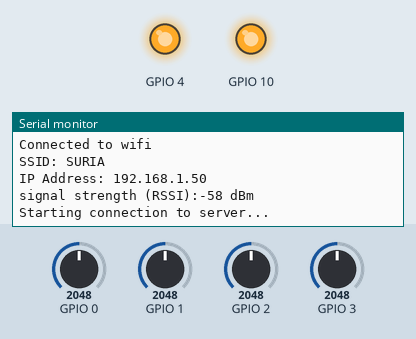
Simulated run of this sketch. Board: ESP32-S3. Shown: output pins drawn as LEDs (lit = HIGH), the last lines printed to the serial monitor. The inputs (shaded band) are chosen by the test bench; at power-on: GPIO 0 = 2048, GPIO 1 = 2048, GPIO 2 = 2048, GPIO 3 = 2048. WiFi joins after 1.5 s; servers stay silent unless stated; storage starts empty.

Above: at 5.5 s.
5.6 s: GPIO 0 set to 2189
7.1 s: GPIO 0 set to 2289
At 8.2 s:
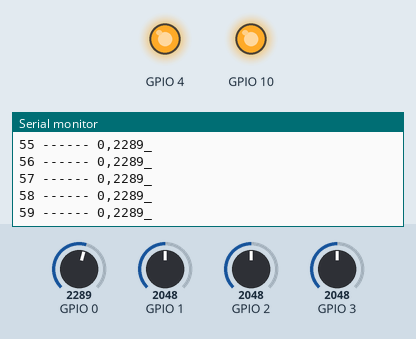
8.6 s: GPIO 1 set to 2226
At 9.7 s:
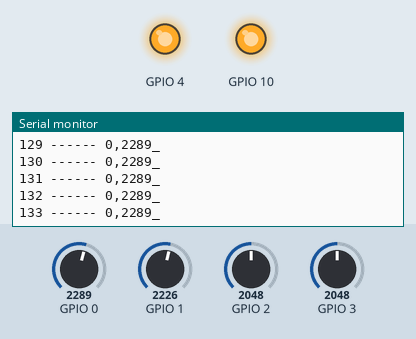
10.1 s: GPIO 1 set to 2310
At 11.2 s:
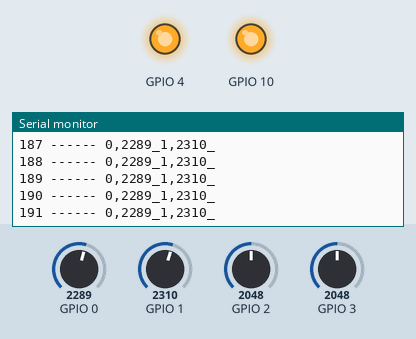
11.6 s: GPIO 2 set to 2184
At 12.1 s:
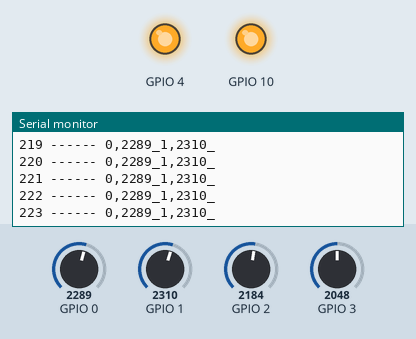
13.1 s: GPIO 2 set to 2319
At 14.2 s:
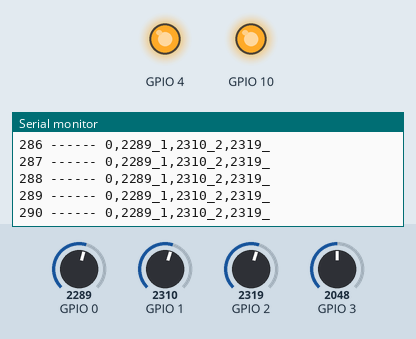

The sketch:

SeedPatternIdentifierSketch_Wifi_SD_Analog.ino
```cpp
#include <SPI.h>
#include <WiFi.h>
#include <WiFiUdp.h>
#include <SD.h>

int status = WL_IDLE_STATUS;
char ssid[] = "SURIA"; //  your network SSID (name)
char pass[] = "MadonaBoliSuriaMax";    // your network password (use for WPA, or use as key for WEP)
int keyIndex = 0;            // your network key Index number (needed only for WEP)

unsigned int localPort = 2390;      // local port to listen on
char packetBuffer[255]; //buffer to hold incoming packet
WiFiUDP Udp;

int sensorNumber = 4;
int reads[7] = {0,0,0,0,0,0,0};
int cont;
int limiar = 100;

const int chipSelect = 4;
char* fileName = "datalog.txt";

void setup() {
  pinMode(10, OUTPUT);
  pinMode(4, OUTPUT);
  digitalWrite(10, HIGH);
  digitalWrite(4, HIGH);

  //Initialize serial and wait for port to open:
  Serial.begin(9600);
  while (!Serial) {
    ; // wait for serial port to connect. Needed for Leonardo only
  }

  Calibrate();

  // check for the presence of the shield:
  if (WiFi.status() == WL_NO_SHIELD) {
    Serial.println("WiFi shield not present");
    // don't continue:
    while (true);
  }

  String fv = WiFi.firmwareVersion();
  if ( fv != "1.1.0" )
    Serial.println("Please upgrade the firmware");

  Serial.print("Initializing SD card...");
  // see if the card is present and can be initialized:
  if (!SD.begin(chipSelect)) {
    Serial.println("Card failed, or not present");
    // don't do anything more:
    return;
  }
  Serial.println("card initialized.");

   File myFile = SD.open(fileName, FILE_WRITE);
  if(myFile)
  {
    myFile.println("Iniciando");
  }
  myFile.close();

  // attempt to connect to Wifi network:
  while ( status != WL_CONNECTED) {
    Serial.print("Attempting to connect to SSID: ");
    Serial.println(ssid);
    // Connect to WPA/WPA2 network. Change this line if using open or WEP network:
    status = WiFi.begin(ssid,pass);

    delay(2000);
  }
  Serial.println("Connected to wifi");
  printWifiStatus();

  Serial.println("\nStarting connection to server...");
  // if you get a connection, report back via serial:
  Udp.begin(localPort);

  // Calibrate();
}

void loop() {
  String onlyWithSeed;
  String data;
  // if there's data available, read a packet
  int packetSize = Udp.parsePacket();
  if (packetSize)
  {
    // read the packet into packetBufffer
    int len = Udp.read(packetBuffer, 255);
    if (len > 0)
	{
		String receiveData = packetBuffer;
                if(receiveData.startsWith("L"))
                {
                  limiar = receiveData.substring(1).toInt();
                  Serial.println(packetBuffer);
  		  Serial.print("limiar");
		  Serial.println(limiar);
                }
                else if(receiveData.startsWith("C"))
                {
                  Serial.println("Zerado");
                  cont=0;
                }
                else if(receiveData.startsWith("K"))
                {
                  Calibrate();
                }


		packetBuffer[len] = 0;
	}
  }

  File dataFile = SD.open(fileName, FILE_WRITE);
   boolean seed = false;
	data = "$";
	for (int analogChannel = 0; analogChannel < sensorNumber; analogChannel++)
	{
                String tempString;
		int sensorReading = analogRead(analogChannel);
		tempString =  String(analogChannel) + "," + String(sensorReading) + "_";
                data += tempString;
                if(sensorReading > reads[analogChannel])
		{
                  onlyWithSeed +=tempString;
		  seed = true;
		}
		// reads[analogChannel] = sensorReading;
	}
	data += ";\r\n";

        int tam = data.length() + 1;
	char cstr[tam];
	data.toCharArray(cstr, tam);
        Udp.beginPacket(Udp.remoteIP(), localPort);
	Udp.write(cstr);
        if (dataFile)
        {
          dataFile.println(data);
        }
        else
        {
          // Serial.println("error opening d001.txt");
        }
        dataFile.close();
	Udp.endPacket();

        if(seed)
	{
          digitalWrite(13,HIGH);
          digitalWrite(13,LOW);
          cont++;
          Serial.print(cont);
          Serial.print(" ------ ");
          Serial.println(onlyWithSeed);
	}
}


void printWifiStatus() {
  // print the SSID of the network you're attached to:
  Serial.print("SSID: ");
  Serial.println(WiFi.SSID());

  // print your WiFi shield's IP address:
  IPAddress ip = WiFi.localIP();
  Serial.print("IP Address: ");
  Serial.println(ip);

  // print the received signal strength:
  long rssi = WiFi.RSSI();
  Serial.print("signal strength (RSSI):");
  Serial.print(rssi);
  Serial.println(" dBm");
}

void Calibrate()
{
  Serial.println("\nCalibrando...");
  for (int analogChannel = 0; analogChannel < sensorNumber; analogChannel++)
  {
    int sensorReading = analogRead(analogChannel);
    reads[analogChannel] = sensorReading * 1.1;
    Serial.print("Sensor ");
    Serial.print(analogChannel);
    Serial.print(" Tolerancia ");
    Serial.print(sensorReading);
    Serial.print("\tAtribuido ");
    Serial.print(reads[analogChannel]);
    Serial.println("...");
  }
  Serial.println("\nCalibrado...");
}
```

Measured:
- the behaviour switches between 2252 and 2253 on GPIO 0 (found by bisection; images 0 and 1)
- the behaviour switches between 2252 and 2253 on GPIO 1 (found by bisection; images 2 and 3)
- the behaviour switches between 2252 and 2253 on GPIO 2 (found by bisection; images 4 and 5)
- after the input at 7.1 s, the serial monitor: prints a new line at once (image 1)
